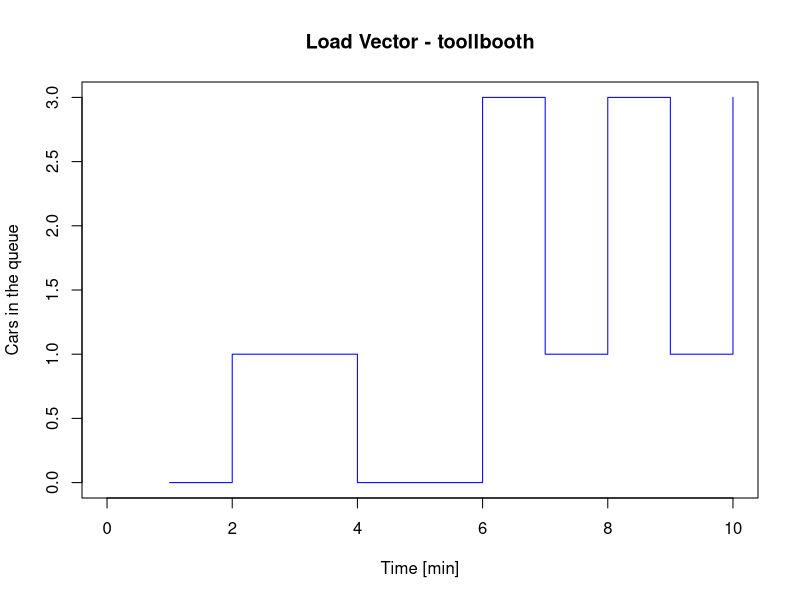

The R source for this figure: (Note: this script raises an error after producing the figure.)
library(MASS)

load_vector <- floor(runif(10, min = 0, max = 4))

#Definition of parameters to plot the vectors
length_vector <- length(load_vector) + 0

plot(load_vector, type = "s", xlim = c(0,length_vector), main = "Load Vector - toollbooth", ylab = "Cars in the queue", 
     xlab = "Time [min]", col ="blue")

lines( bin_load_svr, col = "red", type = "s")

grid(nx = length(load_vector), ny = NULL, col = "lightgray", lty = "dotted")

par(mar = c(5.1,4.1,4.1,10.1), xpd = TRUE)

legend("topright", c ("Load System","Load Server"), fill = c("blue","red"), 
       inset = c(-0.5,0))

#Logical condition to evaluate when the system is vancacy/busy
bin_load_svr <- load_vector !=0

#Compute of average of load in the server
avg_load_svr <- fractions(mean(bin_load_svr))

avg_load_svr

#Compute of length of queues in the vector
queue_length <- load_vector - bin_load_svr

#Compute of average length queue 
avg_queue <- fractions(mean(queue_length))

avg_queue

#Compute of cars in the system during the time of observation
avg_cars_fraction <- fractions(mean(load_vector))

avg_cars_fraction
